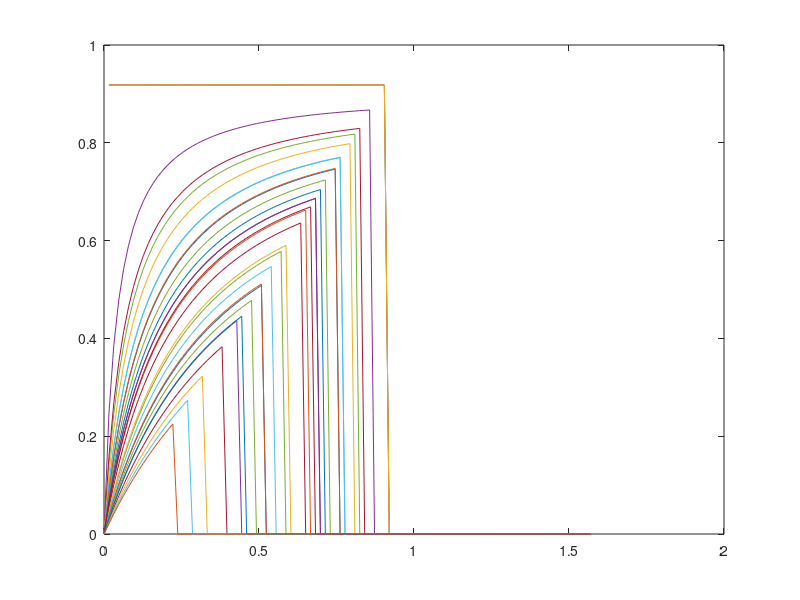

The MATLAB source for this figure:
m = 100;
theta = linspace(0,pi/2,m);
for n = 1:10
    for l=[0.1,0.2,0.3]
        s = sqrt(pi)./4./(1+(sqrt(n)-1)*l./sin(theta));
        s = 2*asin(s);
        s = (theta<s).*s;
        plot(theta,s);
        hold on
    end
end
        